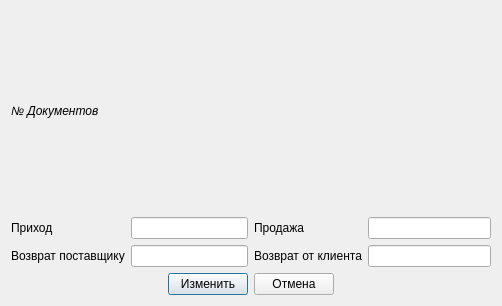
<?xml version="1.0" encoding="UTF-8"?>
<ui version="4.0">
 <class>systemSettings</class>
 <widget class="QDialog" name="systemSettings">
  <property name="geometry">
   <rect>
    <x>0</x>
    <y>0</y>
    <width>502</width>
    <height>306</height>
   </rect>
  </property>
  <property name="windowTitle">
   <string>systemSettings</string>
  </property>
  <layout class="QGridLayout" name="gridLayout">
   <item row="0" column="0" colspan="2">
    <widget class="QLabel" name="label_2">
     <property name="font">
      <font>
       <italic>true</italic>
      </font>
     </property>
     <property name="text">
      <string>№ Документов</string>
     </property>
    </widget>
   </item>
   <item row="1" column="0">
    <layout class="QHBoxLayout" name="horizontalLayout_2">
     <item>
      <layout class="QVBoxLayout" name="verticalLayout_4">
       <item>
        <widget class="QLabel" name="label_4">
         <property name="text">
          <string>Приход</string>
         </property>
        </widget>
       </item>
       <item>
        <widget class="QLabel" name="label">
         <property name="text">
          <string>Возврат поставщику</string>
         </property>
        </widget>
       </item>
      </layout>
     </item>
     <item>
      <layout class="QVBoxLayout" name="verticalLayout_3">
       <item>
        <widget class="QLineEdit" name="lineEdit"/>
       </item>
       <item>
        <widget class="QLineEdit" name="lineEdit_3"/>
       </item>
      </layout>
     </item>
    </layout>
   </item>
   <item row="1" column="1">
    <layout class="QHBoxLayout" name="horizontalLayout">
     <item>
      <layout class="QVBoxLayout" name="verticalLayout_2">
       <item>
        <widget class="QLabel" name="label_5">
         <property name="text">
          <string>Продажа</string>
         </property>
        </widget>
       </item>
       <item>
        <widget class="QLabel" name="label_3">
         <property name="text">
          <string>Возврат от клиента</string>
         </property>
        </widget>
       </item>
      </layout>
     </item>
     <item>
      <layout class="QVBoxLayout" name="verticalLayout">
       <item>
        <widget class="QLineEdit" name="lineEdit_2"/>
       </item>
       <item>
        <widget class="QLineEdit" name="lineEdit_4"/>
       </item>
      </layout>
     </item>
    </layout>
   </item>
   <item row="2" column="0" colspan="2">
    <layout class="QHBoxLayout" name="horizontalLayout_3">
     <item>
      <spacer name="horizontalSpacer">
       <property name="orientation">
        <enum>Qt::Horizontal</enum>
       </property>
       <property name="sizeHint" stdset="0">
        <size>
         <width>40</width>
         <height>20</height>
        </size>
       </property>
      </spacer>
     </item>
     <item>
      <widget class="QPushButton" name="pushButton">
       <property name="text">
        <string>Изменить</string>
       </property>
      </widget>
     </item>
     <item>
      <widget class="QPushButton" name="pushButton_2">
       <property name="text">
        <string>Отмена</string>
       </property>
      </widget>
     </item>
     <item>
      <spacer name="horizontalSpacer_2">
       <property name="orientation">
        <enum>Qt::Horizontal</enum>
       </property>
       <property name="sizeHint" stdset="0">
        <size>
         <width>40</width>
         <height>20</height>
        </size>
       </property>
      </spacer>
     </item>
    </layout>
   </item>
  </layout>
 </widget>
 <layoutdefault spacing="6" margin="11"/>
 <resources/>
 <connections/>
</ui>
